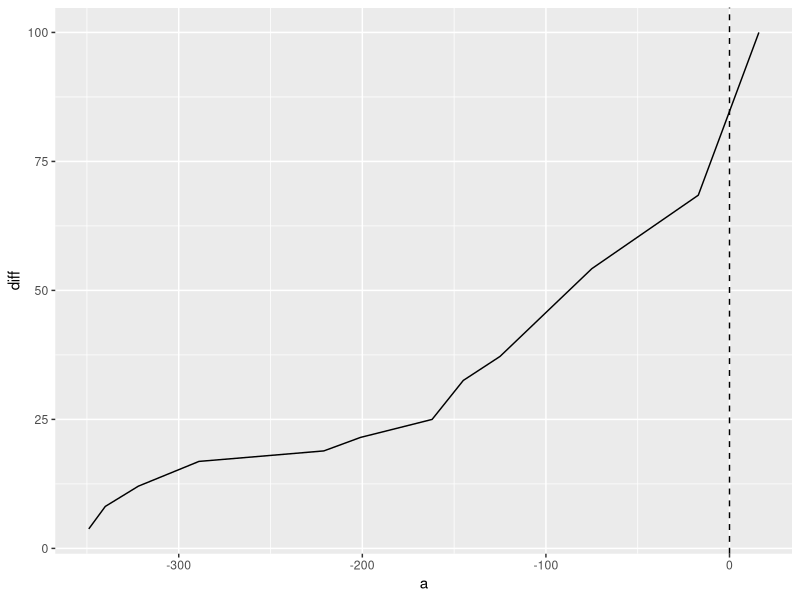

Reproduce this figure in R.
c <- c(2.17, 0.98, 1.17, 0.52, 0.32, 0.24, 0.18, 0.14, 0.19, 0.14, 0.27, 0.26, 0.3)
a <- c(16,-17, -75,-145, -125,  -162, -201, -221, -289, -308, -322, -349, -340)

df <- data.frame(c, a)

library(tidyverse)

df %>% 
  arrange(desc(a)) %>% 
  mutate(diff = rev(cumsum(rev(c*100/sum(c))))) %>% 
  ggplot(aes(x = a, y = diff)) +
  geom_path() +
  geom_vline(xintercept = 0, linetype = "dashed")
   

